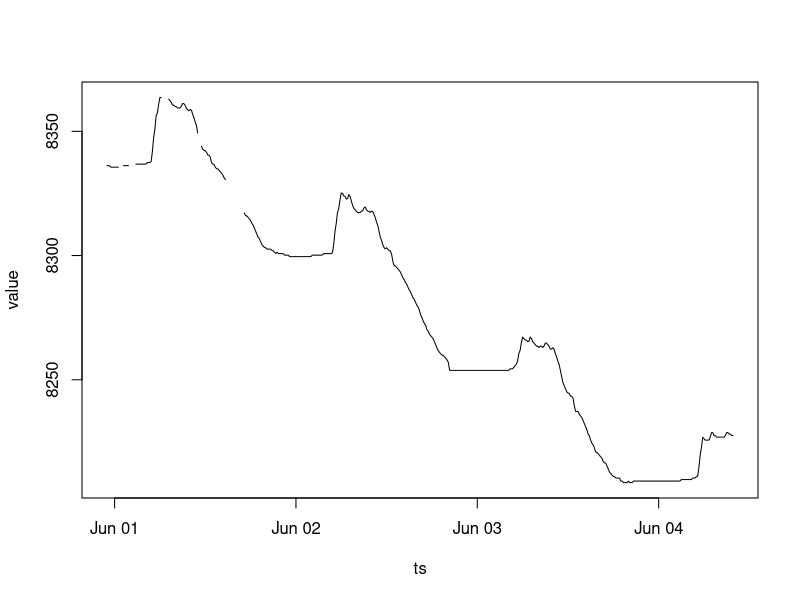

This figure's R source:

# Why use R? ------------------------------------------------------------------

# read data
data_L1 <- read.csv("01_Data/data_L1.csv")

# replace -99999 with NA
data_L1$value[data_L1$value == -99999] <- NA

# delete data in specified region
data_L1$ts <- as.POSIXct(data_L1$ts, format = "%d.%m.%y %H:%M", tz = "UTC")
data_L1$value[data_L1$ts >= "2019-06-01 14:50:00" & 
                data_L1$ts <= "2019-06-01 17:00:00"] <- NA

# plot
plot(data = data_L1, value ~ ts, type = "l")
